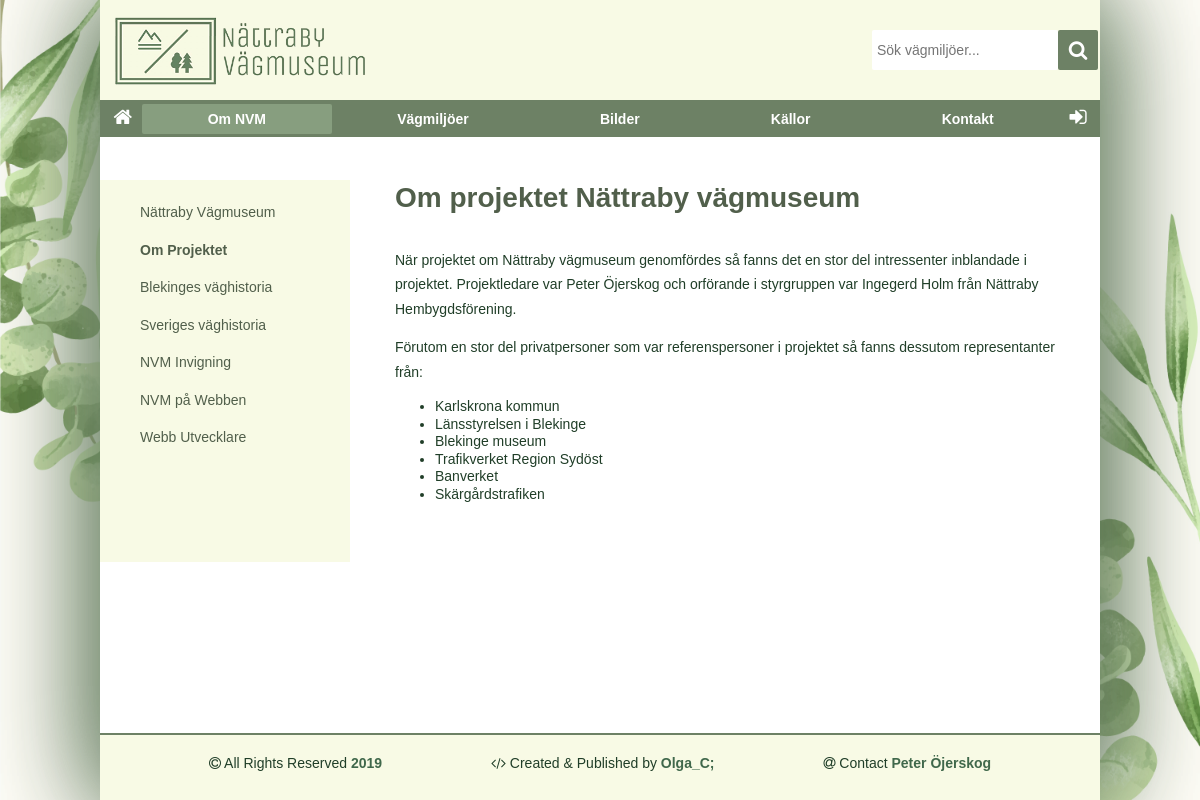
The app's page /about.php?page=project with its own data.
### tables this page shows
CREATE TABLE article
(
    id INTEGER PRIMARY KEY NOT NULL,
    name TEXT UNIQUE NOT NULL,
    title TEXT NOT NULL,
    data TEXT NOT NULL,
    author TEXT NOT NULL,
    gps TEXT,
    mapImage TEXT,
    image1 TEXT,
    image1Alt TEXT,
    image1Text, TEXT,
    image2 TEXT,
    image2Alt TEXT,
    image2Text TEXT
);

### about.php (called while the page is built, shortened)
<?php
require __DIR__ . "/incl/header.php";
require __DIR__ . "/view/multipage.php";
require __DIR__ . "/incl/footer.php";

### src/functions.php (called while the page is built, shortened)
<?php
function getArticle($db, $table, $name)
{
    $sql = "SELECT title, data FROM $table WHERE name = ?";
    $stmt = $db->prepare($sql);
    $stmt->execute([$name]);
    $res = $stmt->fetchAll();
    return $res;
}

### about/project.php (the view, shortened to what this page needs)
<?php
$name = "om-projektet";
$article = getArticle($dbObj, "article", $name);
echo '<h1>' . $article[0]['title'] . '</h1>';
echo $article[0]['data'];

### css/style.css (style rules this page uses)
html { overflow-y: scroll; height: 100%; }
body { margin: 0; height: 100%; color: rgb(32, 62, 40); font-family: Verdana, Geneva, Tahoma, sans-serif; font-size: 14px; }
p { line-height: 1.75em; margin: 1em 0; }
li { line-height: 1.25em; }
h1 { font-size: 28px; font-weight: bold; color: #515f4b; margin: 1.2em 0; }
.multi h1 { margin: 0 0 1.2em; }

### records on screen
article: title "Om projektet Nättraby vägmuseum", data "När projektet om Nättraby vägmuseum genomfördes så fanns det en stor del intressenter inblandade i projektet. Projektledare var Peter Öjerskog och orförande i styrgruppen var Ingegerd Holm från Nättraby Hembygdsförening. Förutom en stor del privatpersoner som var referenspersoner i projektet så fanns dessutom representanter från: Karlskrona kommun Länsstyrelsen i Blekinge Blekinge museum Trafikverket Region Sydöst Banverket Skärgårdstrafiken"

### other values on screen
$value["nav"] "Nättraby Vägmuseum"
$value["nav"] "Om Projektet"
$value["nav"] "Blekinges väghistoria"
$value["nav"] "Sveriges väghistoria"
$value["nav"] "NVM Invigning"
$value["nav"] "NVM på Webben"
$value["nav"] "Webb Utvecklare"
